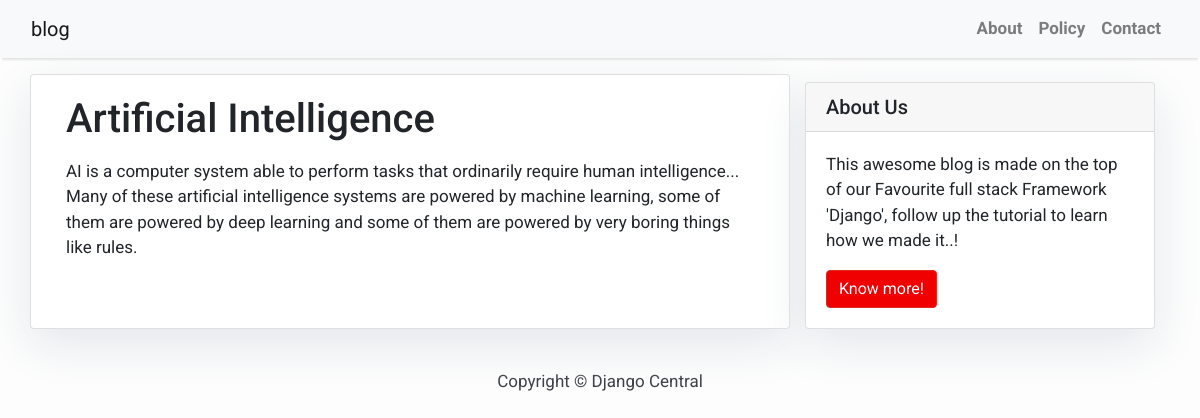
/Ai/, run on the app's committed database.
### blog/models.py (models this page shows)
class Article(models.Model):
    title = models.CharField(max_length=100,blank=False)
    content = models.TextField(max_length=3000, blank=False)
    slug = models.CharField(max_length=50, blank=False)
    created_at =models.DateTimeField(auto_created=True,auto_now_add=True,auto_now=False)
    updated_at = models.DateTimeField(auto_created=True,auto_now_add=True)

### blog/views.py (the view)
# urls.py: path('<slug:slug>/', views.ArticleDetaill.as_view(), name='ArticleDetaill'),
class ArticleDetaill(generic.DetailView):
    model = Article
    template_name = 'Article_detail.html'

### blog/templates/Article_detail.html (shortened to what this page needs)
{% extends 'base.html' %} {% block content %}
<div class="container">
  <div class="row">
    <div class="col-md-8 card mb-4  mt-3 left  top">
      <div class="card-body">
        <h1>{% block title %} {{ object.title }} {% endblock title %}</h1>
        <p class="card-text ">{{ object.content | safe }}</p>
      </div>
    </div>
    {% block sidebar %} {% include 'sidebar.html' %} {% endblock sidebar %}
  </div>
</div>
{% endblock content %}

### blog/templates/base.html (style rules this page uses)
body { font-family: "Roboto", sans-serif; font-size: 17px; background-color: #fdfdfd; }

### blog/templates/sidebar.html (style rules this page uses)
.card { box-shadow: 0 16px 48px #E3E7EB; }

### data on the page
Article: title "Artificial Intelligence", content "AI is a computer system able to perform tasks that ordinarily require human intelligence... Many of these artificial intelligence systems are powered by machine learning, some of them are powered by deep learning and some of them are powered by very boring things like rules."
